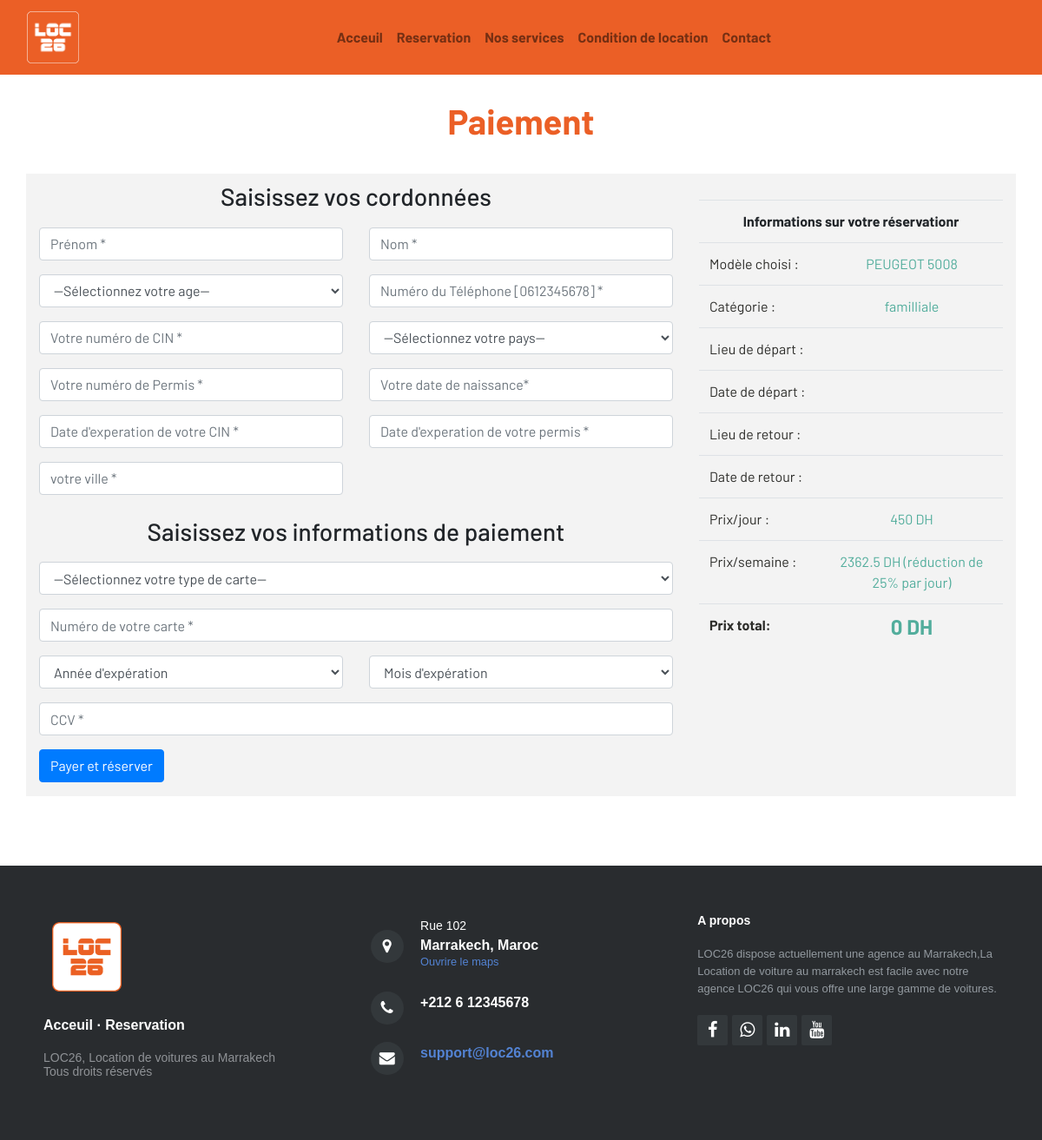
Page /p2.php?id=11345-A-22 on the committed database.
### tables this page shows
CREATE TABLE `voiture` (
  `No_Imm` varchar(64) NOT NULL,
  `Marque` varchar(64) NOT NULL,
  `Categorie` text NOT NULL,
  `Carburant` text NOT NULL,
  `Place` int(11) NOT NULL,
  `Img` text NOT NULL,
  `Prix_Jour` double NOT NULL,
  `Prix_Semaine` float NOT NULL,
  `etat` int(11) NOT NULL,
  `Id_Client` int(11) NOT NULL,
  `No_Park` int(11) NOT NULL
);

### p2.php (the view, shortened to what this page needs)
<?php
include("connexion.php");
?>
<!DOCTYPE html>
<html>
<head>
    <link rel="stylesheet" href="assets/bootstrap/css/bootstrap.min.css">
    <link rel="stylesheet" href="assets/fonts/font-awesome.min.css">
    <link rel="stylesheet" href="assets/css/Pretty-Footer.css">
</head>
<body style="font-family: Barlow, sans-serif;">
<?php
     include('navbar.php');
?>
<?php
if(isset($_GET['id'])){
  $res=mysqli_query($conn,"SELECT * FROM voiture WHERE No_Imm='{$_GET['id']}'");
  $row=mysqli_fetch_assoc($res);
}
 ?>
 <div style=" margin:20px 0px;">
   <div class="container">
     <div class="row">
       <div class="col-md-12">
         <h1 class="text-center" style="font-weight: bold;color: #eb5f26;line-height: 66px;">Paiement</h1>
       </div>
     </div>
   </div>
 </div>
<div style="background-color:#F3F3F3;" class="container">
  <div class="row">
    <div class="col-md-8">
      <h3 class="text-center">Saisissez vos cordonnées</h3>
     <form method="post">
       <div class="row">
         <div class="col-md-6">
           <div class="form-group">
             <input type="text" class="form-control" name="prenom" placeholder="Pr&#233;nom *" required="required" />
           </div>
           <div class="form-group">
             <select name="age" class="form-control">
               <option class="hidden"  selected disabled>--Sélectionnez votre age--</option>
              </select>
           </div>
           <div class="form-group">
             <input type="text" class="form-control" name="No_Cin" placeholder="Votre numéro de CIN *" required="required" />
           </div>
           <div class="form-group">
             <input type="text" class="form-control"  placeholder="Votre numéro de Permis *" required="required" name="No_Permis" />
           </div>
           <div class="form-group">
             <input type="text" name="Date_Cin_Exp" class="form-control" placeholder="Date d'experation de votre CIN *" />
           </div>
           <div class="form-group">
             <input type="text" class="form-control" placeholder="votre ville *" required="required" name="ville" />
           </div>
         </div>
         <div class="col-md-6">
           <div class="form-group">
             <input type="text" class="form-control" name="nom" placeholder="Nom *" required="required" />
           </div>
           <div class="form-group">
             <input type="text" name="tele" class="form-control" placeholder="Num&#233;ro du T&#233;l&#233;phone [0612345678] *"  />
           </div>
           <div class="form-group">
             <select name="pays" class="form-control">
               <option class="hidden"  selected disabled>--Sélectionnez votre pays--</option>
             </select>
           </div>
           <div class="form-group">
             <input type="text" name="dateNaiss" class="form-control" placeholder="Votre date de naissance*" />
           </div>
           <div class="form-group">
             <input type="text" name="Date_Permis_Exp" class="form-control" placeholder="Date d'experation de votre permis *" />
           </div>
         </div>
       </div>
       <h3 class="text-center">Saisissez vos informations de paiement</h3>
       <div class="form-group">
         <select class="form-control" name="type_carte">
           <option name="type_carte" class="hidden"  selected disabled>--Sélectionnez votre type de carte--</option>
         </select>
       </div>
       <div class="form-group">
         <input type="text" name="No_Carte" class="form-control" placeholder="Numéro de votre carte *" />
       </div>
       <div class="row">
         <div class="col-md-6">
           <div class="form-group">
             <select name="Annee_Carte_Exp" class="form-control" required>
               <option value="" disabled selected >Année d'expération</option>
                               </select>
           </div>
         </div>
         <div class="col-md-6">
           <div class="form-group">
             <select name="Mois_Carte_Exp" class="form-control" required>
               <option value="" disabled selected >Mois d'expération</option>
                               </select>
           </div>
         </div>
       </div>
       <div class="form-group">
         <input type="text" name="ccv" class="form-control" placeholder="CCV *" />
       </div>
       <div class="form-group">
         <input type="submit" name="payer" class="btn btn-primary" value="Payer et réserver">
       </div>
      </form>
  </div>
  <div class="col-md-4">
    <table class="table">
      <tr>
        <th class="text-center" colspan="2">Informations sur votre réservationr</th>
      </tr>
      <?php
         echo"<tr><td>Modèle choisi :</td><td>".$row['Marque']."</td></tr> " ;
        echo "<tr><td>Catégorie :</td><td>". $row['Categorie']."</td></tr>";
         echo"<tr><td>Lieu de départ :</td><td> ".$_SESSION['lieu_dep']."</td></tr>";
         echo"<tr><td>Date de départ :</td><td>".$_SESSION['date_dep']."</td></tr>";
         echo"<tr><td>Lieu de retour :</td><td>".$_SESSION['park_ret']."</td></tr>";
         echo"<tr><td>Date de retour :</td><td>".$_SESSION['date_ret']." </td></tr>" ;
         echo"<tr><td>Prix/jour :</td><td>".$row['Prix_Jour']." DH</td></tr>";
        echo"<tr><td>Prix/semaine :</td><td>".$row['Prix_Semaine']." DH (réduction de 25% par jour)</td></tr>";
        $start = strtotime($_SESSION['date_dep']);
        $end = strtotime($_SESSION['date_ret']);
        $days_between = ceil(abs($end - $start) / 86400);
        if($days_between<7){
          $montant=$row['Prix_Jour']*$days_between;
          echo"<tr><td class='font-weight-bold'>Prix total: </td><td><h4 class='font-weight-bold'>".$montant." DH</h4></td></tr>";
        } else {
          $resultat=intval($days_between/7);
          $reste=fmod($days_between,7);
          $montant=$row['Prix_Semaine']*$resultat + $reste*$row['Prix_Jour'];
          echo"<tr><td class='font-weight-bold'>Prix total: </td><td><h4 class='font-weight-bold'>".$montant." DH</h4></td></tr>";
        }
     ?>
     </table><br>
  </div>
</div>
</div>
<?php
include ('footer.php');
?>
 </body>
 </html>

### p2.php (style rules this page uses)
h3 { padding: 10px 10px; }
table { margin-top: 30px; }
td { text-align: center; }
tr>td:nth-child(1) { text-align: left; color: #2d2d2a; width: 40%; }
tr>td:nth-child(2) { color: #52ad9c; width: 60%; }

### rows in the picture
voiture: Marque "PEUGEOT 5008", Categorie "familliale", Prix_Jour "450", Prix_Semaine "2362.5", Prix_Jour "0"
